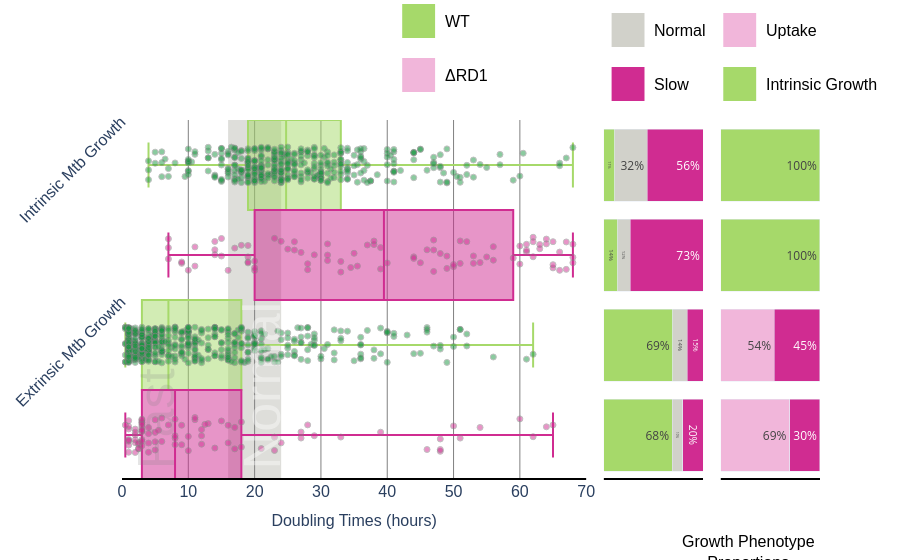

Write notebook code for a chart like this one.
### Code cell
# Adjust y-positions for better separation
positions = {
    ('Intrinsic Mtb Growth', 'WT'): 3,
    ('Intrinsic Mtb Growth', 'RD1'): 2,
    ('Extrinsic Mtb Growth', 'WT'): 1,
    ('Extrinsic Mtb Growth', 'RD1'): 0
}

fig = make_subplots(rows=1, cols=3, column_widths=[0.7, 0.15, 0.15], horizontal_spacing=0.025)

# Main plot with adjusted positions
for growth in ['Intrinsic Mtb Growth', 'Extrinsic Mtb Growth']:
    for strain in subset_df['Strain'].unique():
        data = subset_df[(subset_df['Growth'] == growth) & (subset_df['Strain'] == strain)]
        y_pos = positions[(growth, strain)]
        
        # Box plot
        fig.add_trace(
            go.Box(
                x=data['Doubling Times'],
                y=[y_pos] * len(data),
                name=f"{growth} - {strain}",
                marker_color=expanded_piyg[1] if strain == 'WT' else expanded_piyg[-1],
                showlegend=False,
                orientation='h',
                boxpoints=False, width = 1
            ), row=1, col=1
        )
        
        # Strip plot with jitter
        jitter = np.random.uniform(-0.2, 0.2, len(data))
        fig.add_trace(
            go.Scatter(
                x=data['Doubling Times'],
                y=[y_pos + j for j in jitter],
                mode='markers',
                customdata=data['Video Link'],
                hoverinfo="text",
                text=[
                    f"<b>Doubling Time:</b> {x:.2f}<br><b>Phenotype:</b> {growth}<br><b>Strain:</b> {strain}<br>"
                    for x in data['Doubling Times']],
                marker=dict(
                    color=expanded_piyg[0] if strain == 'WT' else expanded_piyg[-1],
                    size=6,
                    opacity=0.5,
                    line=dict(color='gray', width=1)
                ),
                showlegend=False
            ), row=1, col=1
        )

# Update layout with new y-axis settings
fig.update_layout(
    yaxis=dict(
        ticktext=['Extrinsic Mtb Growth', 'Intrinsic Mtb Growth', ],#'ΔRD1', 'WT'],
        tickvals=[1.5,3.5],
        tickmode='array', tickangle=360-45, 
        tickfont=dict(size=16, family='Helvetica'),
        title_font=dict(size=16, family='Helvetica')

    )
)
bin_start, bin_end = bins[1], bins[2]
fig.add_vrect(
    x0=bin_start, x1=bin_end,
    fillcolor=expanded_piyg[3],
    opacity=0.7,
    layer='below',
    line_width=0,
    row=1, col=1
)


    
# First proportion plot (Growth Speed)
growth_speed_data = subset_df.groupby(['Growth', 'Strain', 'Growth Category']).size().unstack(fill_value=0)
growth_speed_pcts = growth_speed_data.div(growth_speed_data.sum(axis=1), axis=0)

for i, ((growth, strain), row) in enumerate(growth_speed_pcts.iterrows()):  # Unpacking multi-index
    for j, (category, color) in enumerate(zip(['Fast', 'Normal', 'Slow'], 
                                              [expanded_piyg[1], expanded_piyg[3], expanded_piyg[5]])):
        percentage = row[category]  # Extract the percentage value

        if percentage > 0:
            fig.add_trace(
                go.Bar(
                    x=[percentage],  # Keep the bar size proportional
                    y=[i],  # Position in y-axis
                    orientation='h',
                    marker_color=color,
                    name=category,
                    text=[f"{int(percentage * 100)}%"],  # Display percentage inside the bar
                    textposition='inside',
                    hoverinfo="text",
                    hovertext=[f"<b>Strain:</b> {strain}<br><b>Category:</b> {category}<br><b>Percentage:</b> {round(percentage * 100, 2)}%"],  # Proper hover text
                    showlegend=(i == 0)  # Only show legend once per category
                ), row=1, col=2
            )

for i, (growth, strain) in enumerate([
    ('Extrinsic Mtb Growth', 'WT'), 
    ('Extrinsic Mtb Growth', 'RD1'),
    ('Intrinsic Mtb Growth', 'WT'),
    ('Intrinsic Mtb Growth', 'RD1'),
]):
    if growth == 'Intrinsic Mtb Growth':
        fig.add_trace(
            go.Bar(
                x=[1.0],
                y=[i],
                orientation='h',
                marker_color=expanded_piyg[1] if strain == 'WT' else expanded_piyg[1],
                name="Intrinsic Growth",
                text=['100%'],  # Keeps text inside bars
                textposition='inside',
                hoverinfo="text",
                hovertext=[f"<b>Strain:</b> {strain}<br><b>Origin:</b> Intrinsic Growth<br><b>Percentage:</b> 100%"],  # Hover text
                showlegend=False
            ), row=1, col=3
        )
    else:
        data = extrinsic_proportions.loc[strain]  # Extract data from table
        fig.add_trace(
            go.Bar(
                x=[data['Transfer']],
                y=[i],
                orientation='h',
                marker_color=expanded_piyg[-2],
                name="Transfer",
                showlegend=(i == 0),
                text=[f"{int(data['Transfer'] * 100)}%"],  # Display inside bar
                textposition='inside',
                hoverinfo="text",
                hovertext=[f"<b>Strain:</b> {strain}<br><b>Origin:</b> Transfer<br><b>Percentage:</b> {round(data['Transfer'] * 100, 2)}%"]
            ), row=1, col=3
        )
        fig.add_trace(
            go.Bar(
                x=[data['Uptake']],
                y=[i],
                orientation='h',
                marker_color=expanded_piyg[-1],
                name="Uptake",
                showlegend=(i == 0),
                text=[f"{int(data['Uptake'] * 100)}%"],
                textposition='inside',
                hoverinfo="text",
                hovertext=[f"<b>Strain:</b> {strain}<br><b>Origin:</b> Uptake<br><b>Percentage:</b> {round(data['Uptake'] * 100, 2)}%"]
            ), row=1, col=3
        )


# Update axes for proportion plots
fig.update_xaxes(range=[0, 1], showticklabels=False, row=1, col=2)
fig.update_xaxes(range=[0, 1], showticklabels=False, row=1, col=3)
fig.update_yaxes(range=[0, 1], showticklabels=False, row=1, col=2)
fig.update_yaxes(range=[0, 1], showticklabels=False, row=1, col=3)

# Update layout for proper stacking
fig.update_layout(
    barmode='stack',
    margin=dict(t=120),  # Top padding of 150px
    yaxis1=dict(range=[-0.5, 3.5]),
    yaxis2=dict(range=[-0.5, 3.5]),
    yaxis3=dict(range=[-0.5, 3.5])
)

# Remove all existing legends
fig.update_traces(showlegend=False)

# Add legend annotations above second plot (Growth Speed)
for i, (category, color) in enumerate(zip(['Fast', 'Normal', 'Slow'], 
                        [expanded_piyg[1], expanded_piyg[3], expanded_piyg[5]])):
    fig.add_shape(
        type="rect",
        x0=0.7, x1=0.75,
        y0=1.35 - (i*0.15), y1=1.45 - (i*0.15),
        xref="paper", yref="paper",
        fillcolor=color,
        line_color="white",
    )
    fig.add_annotation(
        x=0.76, y=1.4 - (i*0.15),
        text=category,
        xref="paper", yref="paper",
        showarrow=False,
        font=font_settings,
        xanchor='left',  # 'left', 'center', or 'right'
        yanchor='middle'  # 'top', 'middle', or 'bottom'
    )

# Add legend annotations above third plot (Transfer/Uptake)
colors = [expanded_piyg[-1], expanded_piyg[-2], expanded_piyg[1]]
for i, label in enumerate(['Transfer', 'Uptake', 'Intrinsic Growth']):
    fig.add_shape(
        type="rect",
        x0=0.86, x1=0.91,
        y0=1.35 - (i*0.15), y1=1.45 - (i*0.15),
        xref="paper", yref="paper",
        fillcolor=colors[i],
        line_color="white",
    )
    fig.add_annotation(
        x=0.92, y=1.4 - (i*0.15),
        text=label,
        xref="paper", yref="paper",
        showarrow=False,
        font=font_settings,
        xanchor='left',  # 'left', 'center', or 'right'
        yanchor='middle'  # 'top', 'middle', or 'bottom'
    )
# Add titles above legends
fig.add_annotation(
   x=0.725, y=1.55,
   text="Growth Speed",
   xref="paper", yref="paper",
   showarrow=False,
    font=font_settings,
   xanchor='left',
   yanchor='middle'
)

fig.add_annotation(
   x=0.9, y=1.55,
   text="Mtb Origin",
   xref="paper", yref="paper",
   showarrow=False,
    font=font_settings,
   xanchor='left',
   yanchor='middle'  
)

fig.add_annotation(
   x=0.8, y=-0.2,
   text="Growth Phenotype<br>Proportions",
   xref="paper", yref="paper",
   showarrow=False,
        font=font_settings,
   xanchor='left',
   yanchor='middle'  
)

fig.update_layout(
   plot_bgcolor='white',
   paper_bgcolor='white'
)




# Add vertical text labels within each category region
fig.add_annotation(x=bins[0] + 0.5, y=-0.4, text='Fast', font=dict(family='Helvetica', size=52, color='gray', ), opacity=0.2, 
                  xanchor='left', yanchor='bottom', showarrow=False, textangle=-90, row=1, col=1)
fig.add_annotation(x=bins[1] + 0.5, y=-0.4, text='Normal', font=dict(family='Helvetica', size=52, color='white'), opacity=0.4, 
                  xanchor='left', yanchor='bottom', showarrow=False, textangle=-90, row=1, col=1)
fig.add_annotation(x=70 + 0.5, y=-0.4, text='Slow', font=dict(family='Helvetica', size=52, color='gray'), opacity=0.2, 
                  xanchor='right', yanchor='bottom', showarrow=False, textangle=-90, row=1, col=1)
# Add legend for strains
colors = [expanded_piyg[1], expanded_piyg[-2]]  # WT and RD1 colors
for i, (label, color) in enumerate(zip(['WT', 'ΔRD1'], colors)):
   fig.add_shape(
       type="rect",
       x0=0.4, x1=0.45,
       y0=1.225 - (i*0.15), y1=1.325 - (i*0.15),
       xref="paper", yref="paper",
       fillcolor=color,
       line_color="white",
   )
   fig.add_annotation(
       x=0.46, y=1.275 - (i*0.15),
       text=label,
       xref="paper", yref="paper",
       showarrow=False,
        font=font_settings,
       xanchor='left',
       yanchor='middle'
   )
fig.add_annotation(
   x=0.425, y=1.425,
   text="Strain",
   xref="paper", yref="paper",
   showarrow=False,
        font=font_settings,
   xanchor='center',
   yanchor='middle'
    )
fig.add_annotation(
   x=-0.07, y=1.5,
   text="<b>Distribution of Mtb doubling times<br>separated by Intrinsic versus Extrinsic origin</br>",
   xref="paper", yref="paper",
   showarrow=False,
   font=dict(
       family='Helvetica, Arial, sans-serif',
       size=16, 
       color='black'
   ),
   align='left'
)


# Add horizontal lines
for col, x_range in [(1, (-2, 72)), (2, (0, 1)),(3, (0, 1))]:
    fig.add_shape(
        type='line',
        x0=x_range[0], x1=x_range[1],
        y0=-0.5, y1=-0.5,
        line=dict(color='black', width=4),
        row=1, col=col
    )


fig.update_xaxes(
   showgrid=True,
   gridwidth=1,
   gridcolor='grey',
   row=1, col=1,
    title_text="Doubling Times (hours)", 
    title_font=dict(size=16, family="Helvetica"),
    tickfont=dict(size=16, family="Helvetica"),  # Change x-tick font and size
    tickmode="linear",  # Ensure evenly spaced ticks
    tick0=0,  # Start at 0
    dtick=10,  # Interval of 10
    range=[0, 70],  # Ensure range covers 0 to 70
)

fig.show()

boxplot=fig
